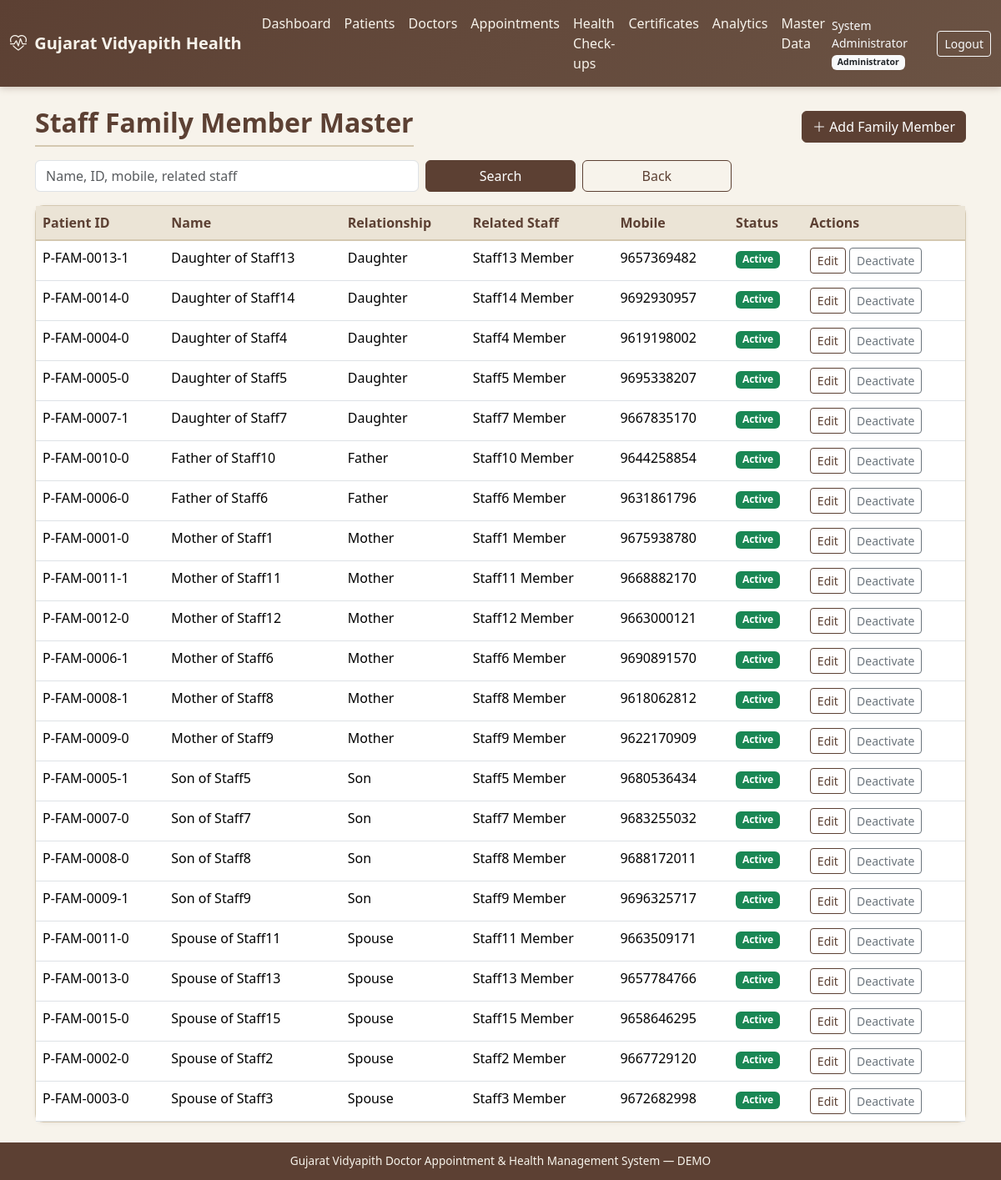
Screenshot of /masters/family/ (signed in) with the database file from the repository.
### accounts/models.py (models this page shows, shortened)
class User(AbstractUser):
    role = models.ForeignKey(
        Role, on_delete=models.SET_NULL, null=True, blank=True, related_name='users'
    )
    mobile = models.CharField(max_length=15, blank=True)
    gender = models.CharField(
        max_length=10,
        choices=[('Male', 'Male'), ('Female', 'Female'), ('Other', 'Other')],
        blank=True,
    )
    profile_photo = models.ImageField(upload_to='profiles/', blank=True, null=True)
    is_active_user = models.BooleanField(default=True)
    created_at = models.DateTimeField(auto_now_add=True)
    updated_at = models.DateTimeField(auto_now=True)
    class Meta:
        ordering = ['username']
    @property
    def role_code(self):
        return self.role.code if self.role else None

class Role(models.Model):
    ADMIN = 'admin'
    DOCTOR = 'doctor'
    STUDENT = 'student'
    STAFF = 'staff'
    STAFF_FAMILY = 'staff_family'
    HOD = 'hod'
    SUPER_ADMIN = 'super_admin'
    ROLE_CHOICES = [
        (ADMIN, 'Administrator'),
        (DOCTOR, 'Doctor'),
        (STUDENT, 'Student'),
        (STAFF, 'Staff'),
        (STAFF_FAMILY, 'Staff Family Member'),
        (HOD, 'HOD'),
        (SUPER_ADMIN, 'Super Administrator'),
    ]
    code = models.CharField(max_length=20, choices=ROLE_CHOICES, unique=True)
    name = models.CharField(max_length=50)
    description = models.TextField(blank=True)
    is_active = models.BooleanField(default=True)
    created_at = models.DateTimeField(auto_now_add=True)
    class Meta:
        ordering = ['name']

### patients/models.py (models this page shows, shortened)
class Patient(models.Model):
    CATEGORY_STUDENT = 'student'
    CATEGORY_STAFF = 'staff'
    CATEGORY_STAFF_FAMILY = 'staff_family'
    CATEGORY_CHOICES = [
        (CATEGORY_STUDENT, 'Student'),
        (CATEGORY_STAFF, 'University Staff'),
        (CATEGORY_STAFF_FAMILY, 'Staff Family Member'),
    ]
    patient_id = models.CharField(max_length=30, unique=True, db_index=True)
    user = models.OneToOneField(
        settings.AUTH_USER_MODEL,
        on_delete=models.SET_NULL,
        null=True,
        blank=True,
        related_name='patient_profile',
    )
    category = models.CharField(max_length=20, choices=CATEGORY_CHOICES, db_index=True)
    name = models.CharField(max_length=150, db_index=True)
    gender = models.CharField(
        max_length=10,
        choices=[('Male', 'Male'), ('Female', 'Female'), ('Other', 'Other')],
        blank=True,
    )
    date_of_birth = models.DateField(null=True, blank=True)
    email = models.EmailField(blank=True, db_index=True)
    mobile = models.CharField(max_length=15, blank=True, db_index=True)
    address = models.TextField(blank=True)
    blood_group = models.CharField(max_length=5, blank=True)
    emergency_contact = models.CharField(max_length=15, blank=True)
    status = models.CharField(
        max_length=20,
        choices=[('Active', 'Active'), ('Inactive', 'Inactive')],
        default='Active',
    )
    created_at = models.DateTimeField(auto_now_add=True)
    updated_at = models.DateTimeField(auto_now=True)
    created_by = models.ForeignKey(
        settings.AUTH_USER_MODEL,
        on_delete=models.SET_NULL,
        null=True,
        blank=True,
        related_name='patients_created',
    )
    class Meta:
        ordering = ['name']
        indexes = [
            models.Index(fields=['name', 'mobile']),
            models.Index(fields=['category', 'status']),
        ]

class StaffFamilyProfile(models.Model):
    RELATIONSHIP_CHOICES = [
        ('Spouse', 'Spouse'),
        ('Son', 'Son'),
        ('Daughter', 'Daughter'),
        ('Father', 'Father'),
        ('Mother', 'Mother'),
        ('Other', 'Other authorized dependent'),
    ]
    patient = models.OneToOneField(
        Patient, on_delete=models.CASCADE, related_name='family_profile'
    )
    related_staff = models.ForeignKey(
        StaffProfile, on_delete=models.CASCADE, related_name='family_members'
    )
    relationship = models.CharField(max_length=30, choices=RELATIONSHIP_CHOICES)

class StaffProfile(models.Model):
    patient = models.OneToOneField(
        Patient, on_delete=models.CASCADE, related_name='staff_profile'
    )
    employee_id = models.CharField(max_length=40, unique=True, db_index=True)
    department = models.ForeignKey(
        Department, on_delete=models.SET_NULL, null=True, blank=True, related_name='staff_members'
    )
    designation = models.CharField(max_length=100, blank=True)

### masters/views.py (the view)
# urls.py: path('family/', views.family_list, name='family_list'),
@admin_required
def family_list(request):
    q = request.GET.get('q', '').strip()
    qs = Patient.objects.filter(category=Patient.CATEGORY_STAFF_FAMILY).select_related(
        'family_profile', 'family_profile__related_staff', 'family_profile__related_staff__patient'
    ).order_by('name')
    if q:
        qs = qs.filter(
            Q(name__icontains=q) | Q(patient_id__icontains=q) | Q(mobile__icontains=q) |
            Q(family_profile__related_staff__patient__name__icontains=q)
        )
    return render(request, 'masters/family_list.html', {
        'page_obj': _paginate(request, qs), 'q': q,
    })

### accounts/permissions.py (called while the page is built, shortened)
def role_required(*role_codes):
    def decorator(view_func):
        @login_required
        @wraps(view_func)
        def _wrapped(request, *args, **kwargs):
            user = request.user
            if user.is_superuser:
                return view_func(request, *args, **kwargs)
        return _wrapped
    return decorator

### masters/views.py (called while the page is built)
def _paginate(request, qs, per_page=25):
    return Paginator(qs, per_page).get_page(request.GET.get('page'))

### templates/masters/family_list.html (shortened to what this page needs)
{% extends "base.html" %}
{% block content %}
<div class="container">
  <div class="d-flex justify-content-between align-items-center mb-3">
    <h2 class="page-title mb-0">Staff Family Member Master</h2>
    <a href="{% url 'masters:family_create' %}" class="btn btn-gv"><i class="bi bi-plus-lg"></i> Add Family Member</a>
  </div>
  <form class="row g-2 mb-3" method="get">
    <div class="col-md-5"><input type="text" name="q" value="{{ q }}" class="form-control" placeholder="Name, ID, mobile, related staff"></div>
    <div class="col-md-2"><button class="btn btn-gv w-100">Search</button></div>
    <div class="col-md-2"><a href="{% url 'masters:index' %}" class="btn btn-outline-gv w-100">Back</a></div>
  </form>
  <div class="card card-gv"><div class="table-responsive">
    <table class="table table-gv table-hover mb-0">
      <thead><tr><th>Patient ID</th><th>Name</th><th>Relationship</th><th>Related Staff</th><th>Mobile</th><th>Status</th><th>Actions</th></tr></thead>
      <tbody>
      {% for p in page_obj %}
      <tr>
        <td>{{ p.patient_id }}</td>
        <td>{{ p.name }}</td>
        <td>{{ p.family_profile.relationship|default:"—" }}</td>
        <td>{{ p.family_profile.related_staff.patient.name|default:"—" }}</td>
        <td>{{ p.mobile|default:"—" }}</td>
        <td><span class="badge {% if p.status == 'Active' %}bg-success{% else %}bg-secondary{% endif %}">{{ p.status }}</span></td>
        <td class="text-nowrap">
          <a href="{% url 'masters:family_edit' p.pk %}" class="btn btn-sm btn-outline-gv">Edit</a>
          <form method="post" action="{% url 'masters:family_toggle' p.pk %}" class="d-inline">{% csrf_token %}
            <button class="btn btn-sm btn-outline-secondary">{% if p.status == 'Active' %}Deactivate{% else %}Activate{% endif %}</button>
          </form>
        </td>
      </tr>
      {% empty %}<tr><td colspan="7" class="text-center text-muted">No family members</td></tr>{% endfor %}
      </tbody>
    </table>
  </div></div>
</div>
{% endblock %}

### templates/base.html (shortened to what this page needs)
{% load static %}
<!DOCTYPE html>
<html lang="en">
<head>
  <link href="https://cdn.jsdelivr.net/npm/bootstrap@5.3.3/dist/css/bootstrap.min.css" rel="stylesheet">
  <link href="https://cdn.jsdelivr.net/npm/bootstrap-icons@1.11.3/font/bootstrap-icons.min.css" rel="stylesheet">
  <link href="{% static 'css/gv-theme.css' %}" rel="stylesheet">
</head>
<body class="d-flex flex-column">
{% if user.is_authenticated %}
<nav class="navbar navbar-expand-lg navbar-gv">
  <div class="container-fluid">
    <a class="navbar-brand fw-semibold" href="{% url 'accounts:dashboard' %}">
      <i class="bi bi-heart-pulse me-1"></i> Gujarat Vidyapith Health
    </a>
    <div class="collapse navbar-collapse" id="navMain">
      <ul class="navbar-nav me-auto">
        <li class="nav-item"><a class="nav-link" href="{% url 'accounts:dashboard' %}">Dashboard</a></li>
        {% if user.is_superuser or user.role_code == 'admin' or user.role_code == 'super_admin' or user.role_code == 'doctor' %}
        <li class="nav-item"><a class="nav-link" href="{% url 'patients:index' %}">Patients</a></li>
        {% endif %}
        <li class="nav-item"><a class="nav-link" href="{% url 'doctors:index' %}">Doctors</a></li>
        <li class="nav-item"><a class="nav-link" href="{% url 'appointments:index' %}">Appointments</a></li>
        <li class="nav-item"><a class="nav-link" href="{% url 'health_records:index' %}">Health Check-ups</a></li>
        <li class="nav-item"><a class="nav-link" href="{% url 'certificates:index' %}">Certificates</a></li>
        <li class="nav-item"><a class="nav-link" href="{% url 'analytics:index' %}">Analytics</a></li>
        {% if user.is_superuser or user.role_code == 'admin' or user.role_code == 'super_admin' %}
        <li class="nav-item"><a class="nav-link" href="{% url 'masters:index' %}">Master Data</a></li>
        {% endif %}
      </ul>
      <span class="navbar-text text-light me-3 small">
        {{ user.get_full_name|default:user.username }}
        {% if user.role %}<span class="badge bg-light text-dark">{{ user.role.name }}</span>{% endif %}
      </span>
      <a class="btn btn-sm btn-outline-light" href="{% url 'accounts:logout' %}">Logout</a>
    </div>
  </div>
</nav>
{% endif %}
<main class="container-fluid py-4 flex-grow-1">
  {% block content %}{% endblock %}
</main>
<footer class="footer-gv text-center">
  <div class="container">
    Gujarat Vidyapith Doctor Appointment &amp; Health Management System &mdash; DEMO
  </div>
</footer>
</body>
</html>

### static/css/gv-theme.css (style rules this page uses)
:root { --gv-cream: #f7f3eb; --gv-cream-dark: #ebe4d6; --gv-brown: #5c4033; --gv-brown-light: #8b6914; --gv-earth: #6b5344; --gv-muted: #a0896e; --gv-accent: #3d5a40; --gv-text: #2c2416; --gv-border: #d4c8b0; --gv-card: #fffdf8; --gv-success: #4a7c59; --gv-warning: #c4a35a; --gv-danger: #a65d57; }
body { background-color: var(--gv-cream); color: var(--gv-text); font-family: 'Segoe UI', system-ui, -apple-system, sans-serif; min-height: 100vh; }
.navbar-gv { background: linear-gradient(135deg, var(--gv-brown) 0%, var(--gv-earth) 100%); box-shadow: 0 2px 8px rgba(92, 64, 51, 0.25); }
.navbar-gv .navbar-brand, .navbar-gv .nav-link { color: var(--gv-cream) !important; }
.card-gv { background: var(--gv-card); border: 1px solid var(--gv-border); border-radius: 10px; box-shadow: 0 1px 4px rgba(92, 64, 51, 0.08); }
.btn-gv { background: var(--gv-brown); border-color: var(--gv-brown); color: #fff; }
.btn-outline-gv { border-color: var(--gv-brown); color: var(--gv-brown); }
.table-gv thead th { background: var(--gv-cream-dark); color: var(--gv-brown); border-bottom: 2px solid var(--gv-border); font-weight: 600; }
.page-title { color: var(--gv-brown); font-weight: 600; border-bottom: 2px solid var(--gv-border); padding-bottom: 0.5rem; margin-bottom: 1.25rem; }
.footer-gv { background: var(--gv-brown); color: var(--gv-cream); font-size: 0.85rem; padding: 0.75rem 0; margin-top: auto; }

### rows the page displays
User: get_full_name "System Administrator", role.name "Administrator"
Patient: patient_id "P-FAM-0013-1", name "Daughter of Staff13", family_profile.relationship "Daughter", family_profile.related_staff.patient.name "Staff13 Member", mobile "9657369482", status "Active", shows "Deactivate"
Patient: patient_id "P-FAM-0014-0", name "Daughter of Staff14", family_profile.relationship "Daughter", family_profile.related_staff.patient.name "Staff14 Member", mobile "9692930957", status "Active", shows "Deactivate"
Patient: patient_id "P-FAM-0004-0", name "Daughter of Staff4", family_profile.relationship "Daughter", family_profile.related_staff.patient.name "Staff4 Member", mobile "9619198002", status "Active", shows "Deactivate"
Patient: patient_id "P-FAM-0005-0", name "Daughter of Staff5", family_profile.relationship "Daughter", family_profile.related_staff.patient.name "Staff5 Member", mobile "9695338207", status "Active", shows "Deactivate"
Patient: patient_id "P-FAM-0007-1", name "Daughter of Staff7", family_profile.relationship "Daughter", family_profile.related_staff.patient.name "Staff7 Member", mobile "9667835170", status "Active", shows "Deactivate"
Patient: patient_id "P-FAM-0010-0", name "Father of Staff10", family_profile.relationship "Father", family_profile.related_staff.patient.name "Staff10 Member", mobile "9644258854", status "Active", shows "Deactivate"
Patient: patient_id "P-FAM-0006-0", name "Father of Staff6", family_profile.relationship "Father", family_profile.related_staff.patient.name "Staff6 Member", mobile "9631861796", status "Active", shows "Deactivate"
Patient: patient_id "P-FAM-0001-0", name "Mother of Staff1", family_profile.relationship "Mother", family_profile.related_staff.patient.name "Staff1 Member", mobile "9675938780", status "Active", shows "Deactivate"
Patient: patient_id "P-FAM-0011-1", name "Mother of Staff11", family_profile.relationship "Mother", family_profile.related_staff.patient.name "Staff11 Member", mobile "9668882170", status "Active", shows "Deactivate"
Patient: patient_id "P-FAM-0012-0", name "Mother of Staff12", family_profile.relationship "Mother", family_profile.related_staff.patient.name "Staff12 Member", mobile "9663000121", status "Active", shows "Deactivate"
Patient: patient_id "P-FAM-0006-1", name "Mother of Staff6", family_profile.relationship "Mother", family_profile.related_staff.patient.name "Staff6 Member", mobile "9690891570", status "Active", shows "Deactivate"
Patient: patient_id "P-FAM-0008-1", name "Mother of Staff8", family_profile.relationship "Mother", family_profile.related_staff.patient.name "Staff8 Member", mobile "9618062812", status "Active", shows "Deactivate"
Patient: patient_id "P-FAM-0009-0", name "Mother of Staff9", family_profile.relationship "Mother", family_profile.related_staff.patient.name "Staff9 Member", mobile "9622170909", status "Active", shows "Deactivate"
Patient: patient_id "P-FAM-0005-1", name "Son of Staff5", family_profile.relationship "Son", family_profile.related_staff.patient.name "Staff5 Member", mobile "9680536434", status "Active", shows "Deactivate"
Patient: patient_id "P-FAM-0007-0", name "Son of Staff7", family_profile.relationship "Son", family_profile.related_staff.patient.name "Staff7 Member", mobile "9683255032", status "Active", shows "Deactivate"
Patient: patient_id "P-FAM-0008-0", name "Son of Staff8", family_profile.relationship "Son", family_profile.related_staff.patient.name "Staff8 Member", mobile "9688172011", status "Active", shows "Deactivate"
Patient: patient_id "P-FAM-0009-1", name "Son of Staff9", family_profile.relationship "Son", family_profile.related_staff.patient.name "Staff9 Member", mobile "9696325717", status "Active", shows "Deactivate"
Patient: patient_id "P-FAM-0011-0", name "Spouse of Staff11", family_profile.relationship "Spouse", family_profile.related_staff.patient.name "Staff11 Member", mobile "9663509171", status "Active", shows "Deactivate"
Patient: patient_id "P-FAM-0013-0", name "Spouse of Staff13", family_profile.relationship "Spouse", family_profile.related_staff.patient.name "Staff13 Member", mobile "9657784766", status "Active", shows "Deactivate"
Patient: patient_id "P-FAM-0015-0", name "Spouse of Staff15", family_profile.relationship "Spouse", family_profile.related_staff.patient.name "Staff15 Member", mobile "9658646295", status "Active", shows "Deactivate"
Patient: patient_id "P-FAM-0002-0", name "Spouse of Staff2", family_profile.relationship "Spouse", family_profile.related_staff.patient.name "Staff2 Member", mobile "9667729120", status "Active", shows "Deactivate"
Patient: patient_id "P-FAM-0003-0", name "Spouse of Staff3", family_profile.relationship "Spouse", family_profile.related_staff.patient.name "Staff3 Member", mobile "9672682998", status "Active", shows "Deactivate"
